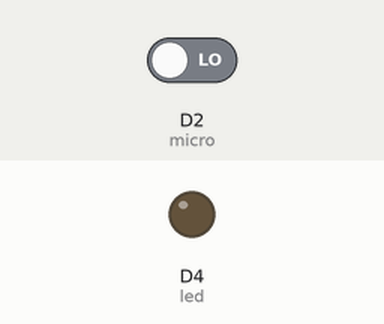
Recording of a sketch running on a simulated ESP8266 (NodeMCU). Parts: output pins drawn as LEDs (lit = HIGH). Dashed ring = blinking. The inputs (shaded band) are chosen by the test bench; at power-on: D2 (micro) LOW.

Above: at 1.2 s.
1.3 s: D2 (micro) driven HIGH
At 1.7 s:
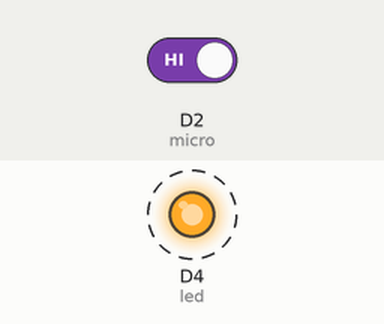
4.3 s: D2 (micro) driven LOW
At 4.9 s:
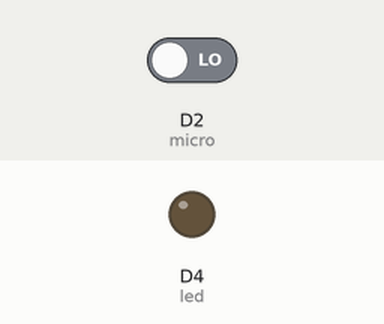
Timing chart, 0 to 7.3 s (numbered marks = the images above; inputs shaded):
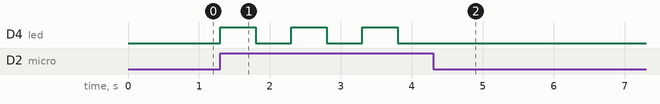

Measured:
- after the input at 1.3 s, D4 (led): alternates HIGH for 0.50 s and LOW for 0.50 s, starting at once
- after the input at 4.3 s, D4 (led): stops changing and stays LOW

The sketch:

piscina.ino
```cpp
int led = D4; //Define led como sendo o pino 2
int micro = D2; //Define micro como sendo o pino 3

bool valor=false; //Variavel para leitura do microfone

// Variaveis para ajudar na captação do bater de palmas
bool estado=false;

void setup() {
  pinMode(led, OUTPUT); //Configura LED como saída
  pinMode(micro, INPUT); //Configura o microfone como entrada

  digitalWrite(led, LOW); //Começa com o LED apagado
}

void loop() {
  valor = digitalRead(micro);//Le o pino digital
  if (valor){
    estado=!estado;
    digitalWrite(led, estado);
    delay(500);
  }

}
```
